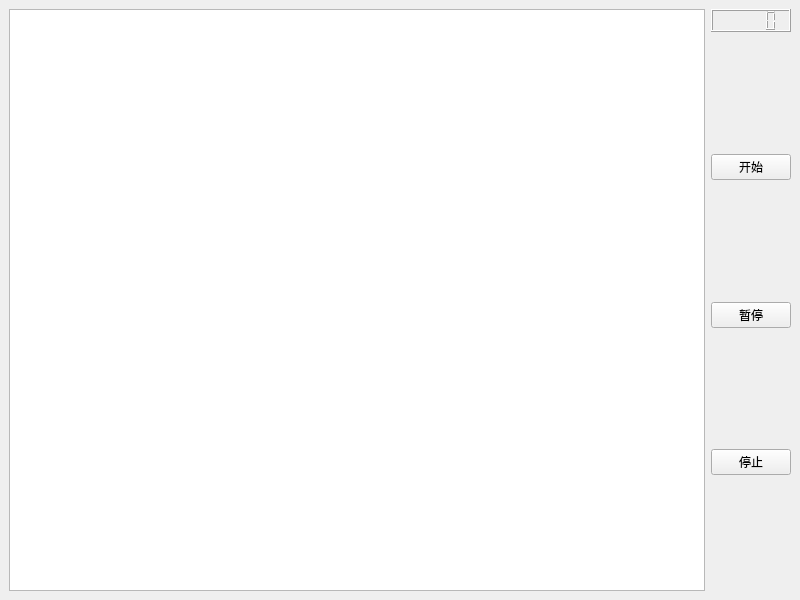
<?xml version="1.0" encoding="UTF-8"?>
<ui version="4.0">
 <class>MainWindow</class>
 <widget class="QMainWindow" name="MainWindow">
  <property name="geometry">
   <rect>
    <x>0</x>
    <y>0</y>
    <width>800</width>
    <height>600</height>
   </rect>
  </property>
  <property name="windowTitle">
   <string>打地鼠</string>
  </property>
  <widget class="QWidget" name="centralwidget">
   <layout class="QHBoxLayout" name="horizontalLayout">
    <item>
     <widget class="QGraphicsView" name="graphicsView"/>
    </item>
    <item>
     <layout class="QVBoxLayout" name="verticalLayout">
      <item>
       <widget class="QLCDNumber" name="lcdNumber"/>
      </item>
      <item>
       <spacer name="verticalSpacer">
        <property name="orientation">
         <enum>Qt::Vertical</enum>
        </property>
        <property name="sizeHint" stdset="0">
         <size>
          <width>20</width>
          <height>40</height>
         </size>
        </property>
       </spacer>
      </item>
      <item>
       <widget class="QPushButton" name="pushButton">
        <property name="text">
         <string>开始</string>
        </property>
       </widget>
      </item>
      <item>
       <spacer name="verticalSpacer_3">
        <property name="orientation">
         <enum>Qt::Vertical</enum>
        </property>
        <property name="sizeHint" stdset="0">
         <size>
          <width>20</width>
          <height>40</height>
         </size>
        </property>
       </spacer>
      </item>
      <item>
       <widget class="QPushButton" name="pushButton_2">
        <property name="text">
         <string>暂停</string>
        </property>
       </widget>
      </item>
      <item>
       <spacer name="verticalSpacer_4">
        <property name="orientation">
         <enum>Qt::Vertical</enum>
        </property>
        <property name="sizeHint" stdset="0">
         <size>
          <width>20</width>
          <height>40</height>
         </size>
        </property>
       </spacer>
      </item>
      <item>
       <widget class="QPushButton" name="pushButton_3">
        <property name="text">
         <string>停止</string>
        </property>
       </widget>
      </item>
      <item>
       <spacer name="verticalSpacer_2">
        <property name="orientation">
         <enum>Qt::Vertical</enum>
        </property>
        <property name="sizeHint" stdset="0">
         <size>
          <width>20</width>
          <height>40</height>
         </size>
        </property>
       </spacer>
      </item>
     </layout>
    </item>
   </layout>
  </widget>
 </widget>
 <resources/>
 <connections/>
</ui>
